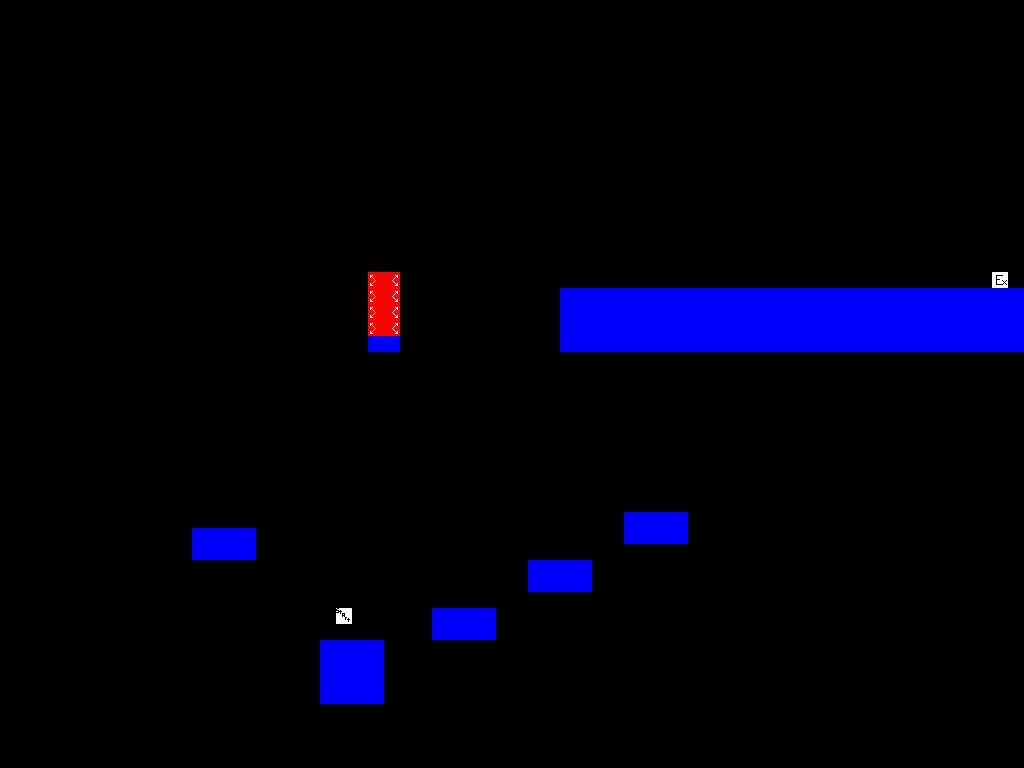

Rendered tile map (Tiled .tmx) drawn with the repository's tilesets; below, a short description and the map source with its tile grids summarised:
An orthogonal 64x48 tile map with 16x16 px tiles, 3 tile layers (collision, background, objects), 7 tilesets.

<map version="1.0" orientation="orthogonal" width="64" height="48" tilewidth="16" tileheight="16">
 <tileset firstgid="1" name="collision" tilewidth="16" tileheight="16">
  <image source="collision_32x32.png" width="64" height="64" />
 </tileset>
 <tileset firstgid="17" name="exit" tilewidth="16" tileheight="16">
  <image source="exit_tile.png" width="16" height="16" />
  <tile id="0">
   <properties>
    <property name="type" value="exit" />
   </properties>
  </tile>
 </tileset>
 <tileset firstgid="18" name="bluey_tile" tilewidth="16" tileheight="16">
  <image source="bluey_tile.png" width="16" height="16" />
  <tile id="0">
   <properties>
    <property name="name" value="bluey" />
    <property name="type" value="enemy" />
   </properties>
  </tile>
 </tileset>
 <tileset firstgid="19" name="start" tilewidth="16" tileheight="16">
  <image source="start_tile.png" width="16" height="16" />
  <tile id="0">
   <properties>
    <property name="type" value="start" />
   </properties>
  </tile>
 </tileset>
 <tileset firstgid="20" name="background_debug" tilewidth="16" tileheight="16">
  <image source="background_tile_debug.png" width="16" height="16" />
 </tileset>
 <tileset firstgid="21" name="bouncer right" tilewidth="16" tileheight="16">
  <image source="bouncer_right_debug.png" width="16" height="16" />
  <tile id="0">
   <properties>
    <property name="direction" value="right" />
    <property name="type" value="bouncer" />
   </properties>
  </tile>
 </tileset>
 <tileset firstgid="22" name="bouncer left" tilewidth="16" tileheight="16">
  <image source="bouncer_left_debug.png" width="16" height="16" />
  <tile id="0">
   <properties>
    <property name="direction" value="left" />
    <property name="type" value="bouncer" />
   </properties>
  </tile>
 </tileset>
 <layer name="collision" width="64" height="48">
  <properties>
   <property name="isvisible" value="false" />
  </properties>
  <data>[3072 cells, 164 non-empty, 16 distinct tile ids]</data>
 </layer>
 <layer name="background" width="64" height="48">
  <properties>
   <property name="isvisible" value="true" />
  </properties>
  <data>[3072 cells, 166 non-empty, 1 distinct tile ids]</data>
 </layer>
 <layer name="objects" width="64" height="48">
  <properties>
   <property name="isvisible" value="false" />
  </properties>
  <data>[3072 cells, 10 non-empty, 4 distinct tile ids]</data>
 </layer>
</map>
